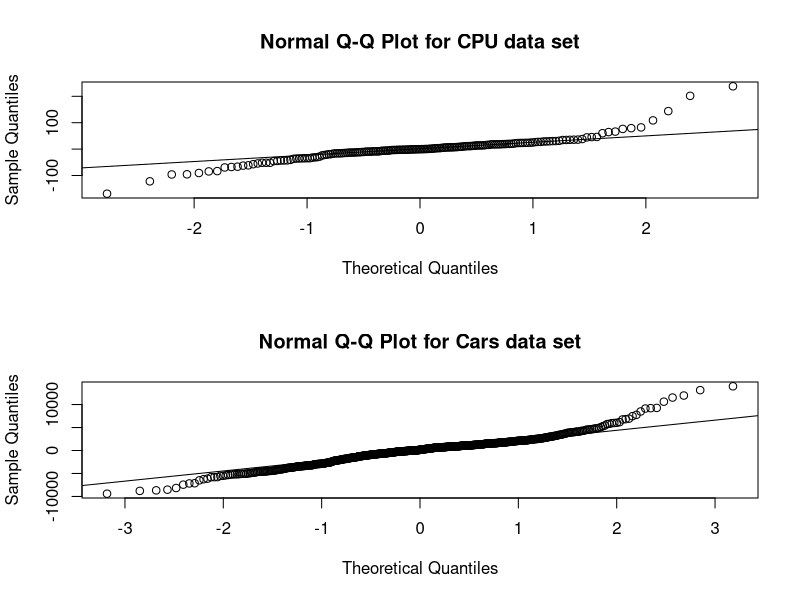
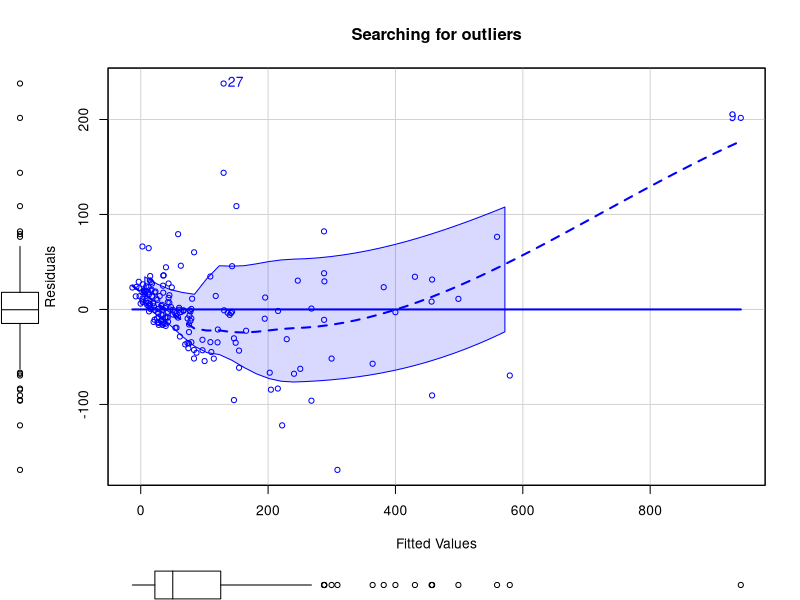
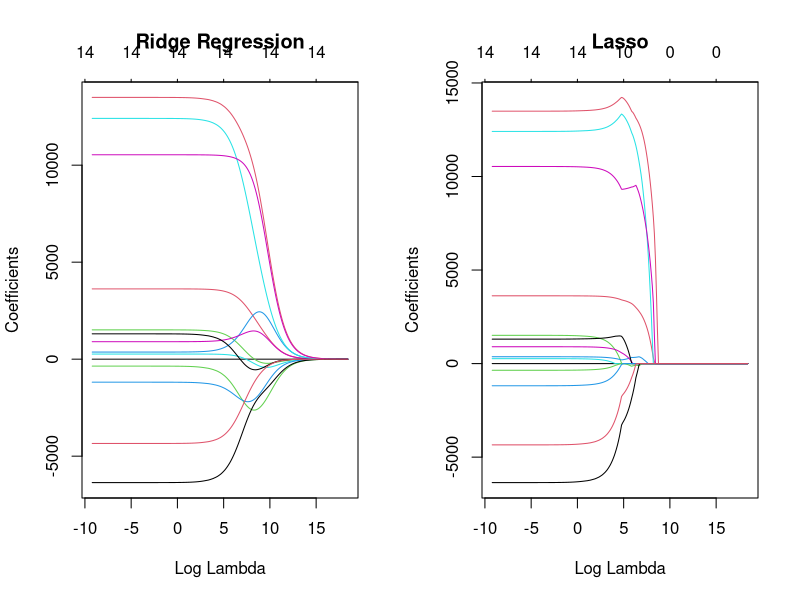

R code for these plots, in order:
## ---- chunk 1
knitr::opts_chunk$set(echo = TRUE)
## ---- chunk 2
library(tidyverse)
library(caret)
library(car)
library(glmnet)
## ---- chunk 3
machine <- read_csv("machine.csv")
cars <- read_csv("cars.csv")
## ---- chunk 4
machine <- machine[, 4:10]
head(machine, n = 5)
## ---- chunk 5
cars <- cars[, -1]
glimpse(cars)
## ---- chunk 6
set.seed(223356)
machine_sampling_vector <- createDataPartition(machine$PRP, p = 0.85, list = FALSE)
machine_train <- machine[machine_sampling_vector,]
machine_train_labels <- machine$PRP[machine_sampling_vector]
machine_test <- machine[-machine_sampling_vector,]
machine_test_labels <- machine$PRP[-machine_sampling_vector]
machine_train_features <- machine[, 1:6]
## ---- chunk 7
cars_sampling_vector <- createDataPartition(cars$Price, p = 0.85, list = FALSE)
cars_train <- cars[cars_sampling_vector,]
cars_train_labels <- cars$Price[cars_sampling_vector]
cars_test <- cars[-cars_sampling_vector,]
cars_test_labels <- cars$Price[-cars_sampling_vector]
cars_train_features <- cars[,-1]
## ---- chunk 8
machine_correlations <- cor(machine_train_features)
findCorrelation(machine_correlations)
## ---- chunk 9
findCorrelation(machine_correlations, cutoff = 0.75)
cor(machine_train$MMIN, machine_train$MMAX)
## ---- chunk 10
findLinearCombos(machine_correlations)
## ---- chunk 11
cars_cor <- cor(cars_train_features)
findCorrelation(cars_cor)
## ---- chunk 12
findCorrelation(cars_cor, cutoff = 0.75)
## ---- chunk 13
cor(cars$Doors,cars$coupe)
table(cars$coupe,cars$Doors)
## ---- chunk 14
findLinearCombos(cars)
## ---- chunk 15
set.seed(323356)
cars <- cars[,c(-15, -18)]
cars_sampling_vector <- createDataPartition(cars$Price, p = 0.85, list = FALSE)
cars_train <- cars[cars_sampling_vector,]
cars_train_labels <- cars$Price[cars_sampling_vector]
cars_test <- cars[-cars_sampling_vector,]
cars_test_labels <- cars$Price[-cars_sampling_vector]
cars_train_features <- cars[,-1]
## ---- chunk 16
machine_model1 <- lm(PRP ~ ., data = machine_train)
cars_model1 <- lm(Price ~ ., data = cars_train)
## ---- chunk 17
summary(machine_model1)
## ---- chunk 18
summary(cars_model1)
## ---- chunk 19
alias(cars_model1)
## ---- chunk 20
cars_model2 <- lm(Price ~. -Saturn, data = cars_train)
summary(cars_model2)
## ---- chunk 21
summary(cars_model2$residuals)
mean(cars_train$Price)
## ---- chunk 22
par(mfrow = c(2, 1))
machine_residuals <- machine_model1$residuals
qqnorm(machine_residuals, main = "Normal Q-Q Plot for CPU data set")
qqline(machine_residuals)
cars_residuals <- cars_model2$residuals
qqnorm(cars_residuals, main = "Normal Q-Q Plot for Cars data set")
qqline(cars_residuals)
## ---- chunk 23
summary(machine_model1)
## ---- chunk 24
q <- 4.261e-02 / 1.652e-02
q

pt(q, df = 172, lower.tail = F) * 2
## ---- chunk 25
n_machine <- nrow(machine_train)
k_machine <- length(machine_model1$coefficients) - 1
sqrt(sum(machine_model1$residuals ^ 2) / (n_machine - k_machine - 1))
## ---- chunk 26
n_cars <- nrow(cars_train)
k_cars <- length(cars_model2$coefficients) - 1
sqrt(sum(cars_model2$residuals ^ 2) / (n_cars - k_cars - 1))
## ---- chunk 27
mean(machine_train$PRP)

mean(cars_train$Price)
## ---- chunk 28
compute_rsquared <- function(x, y) {
  rss <- sum((x - y) ^ 2)
  tss <- sum((y - mean(y)) ^ 2)
  return(1 - (rss / tss))
}

compute_rsquared(machine_model1$fitted.values, machine_train$PRP)
## ---- chunk 29
compute_rsquared(cars_model2$fitted.values, cars_train$Price)
## ---- chunk 30
compute_adjusted_rsquared <- function(x, y, k) {
  n <- length(y)
  r2 <- compute_rsquared(x, y)
  return(1 - ((1 - r2) * (n - 1) / (n - k - 1)))
}

compute_adjusted_rsquared(machine_model1$fitted.values, machine_train$PRP, k_machine)
## ---- chunk 31
compute_adjusted_rsquared(cars_model2$fitted.values, cars_train$Price, k_cars)
## ---- chunk 32
machine_model1_predictions <- predict(machine_model1, machine_test)
cars_model2_predictions <- predict(cars_model2, cars_test)
## ---- chunk 33
compute_mse <- function(predictions, actual) { 
  mean( (predictions - actual) ^ 2 ) 
}
## ---- chunk 34
compute_mse(machine_model1$fitted.values, machine_train$PRP)
## ---- chunk 35
compute_mse(machine_model1_predictions, machine_test$PRP)
## ---- chunk 36
compute_mse(cars_model2$fitted.values, cars_train$Price)
## ---- chunk 37
compute_mse(cars_model2_predictions, cars_test$Price)
## ---- chunk 38
vif(cars_model2)
## ---- chunk 39
sedan_model <- lm(sedan ~ .-Price -Saturn, data = cars_train)
sedan_r2 <- compute_rsquared(sedan_model$fitted.values, cars_train$sedan)
1 / (1-sedan_r2)
## ---- chunk 40
scatterplot(machine_model1$fitted.values, machine_model1$residuals, id = TRUE, xlab = "Fitted Values", ylab = "Residuals", main = "Searching for outliers")
## ---- chunk 41
machine_model2 <- lm(PRP ~ ., data = machine_train[!(rownames(machine_train)) %in% c(171),])

summary(machine_model2)
## ---- chunk 42
sqrt(sum(machine_model1$residuals ^ 2) / (n_machine - k_machine - 1))
## ---- chunk 43
k_machine <- length(machine_model2$coefficients) - 1
sqrt(sum(machine_model2$residuals ^ 2) / (n_machine - k_machine - 1))
## ---- chunk 44
compute_mse(machine_model1_predictions, machine_test$PRP)
## ---- chunk 45
machine_model2_predictions <- predict(machine_model2, machine_test)
compute_mse(machine_model2_predictions, machine_test$PRP)
## ---- chunk 46
machine_model_null <- lm(PRP ~ 1, data = machine_train[!(rownames(machine_train)) %in% c(171),])
cars_model_null <- lm(Price ~ 1, data = cars_train)
## ---- chunk 47
machine_model3 <- step(machine_model_null, scope = list(lower = machine_model_null, upper = machine_model2), direction = "forward")
## ---- chunk 48
cars_model3 <- step(cars_model2, scope = list(lower=cars_model_null, upper=cars_model2), direction = "backward")
## ---- chunk 49
machine_model3_predictions <- predict(machine_model3, machine_test)
compute_mse(machine_model3_predictions, machine_test$PRP)
## ---- chunk 50
cars_model3_predictions <- predict(cars_model3, cars_test)
compute_mse(cars_model3_predictions, cars_test$Price)
## ---- chunk 51
cars_train_mat <- model.matrix(Price ~ .-Saturn, cars_train)[,-1]
lambdas <- 10 ^ seq(8, -4, length = 250)
cars_models_ridge <- glmnet(cars_train_mat, cars_train$Price, alpha = 0, lambda = lambdas)
cars_models_lasso <- glmnet(cars_train_mat, cars_train$Price, alpha = 1, lambda = lambdas)
## ---- chunk 52
layout(matrix(c(1, 2), 1, 2))
plot(cars_models_ridge, xvar = "lambda", main = "Ridge Regression")
plot(cars_models_lasso, xvar = "lambda", main = "Lasso")
## ---- chunk 53
ridge.cv <- cv.glmnet(cars_train_mat, cars_train$Price, alpha = 0)
lambda_ridge <- ridge.cv$lambda.min
lambda_ridge
## ---- chunk 54
lasso.cv <- cv.glmnet(cars_train_mat, cars_train$Price, alpha = 1)
lambda_lasso <- lasso.cv$lambda.min
lambda_lasso
## ---- chunk 55
cars_test_mat <- model.matrix(Price ~ . -Saturn, cars_test)[,-1]
cars_ridge_predictions <- predict(cars_models_ridge, s = lambda_ridge, newx = cars_test_mat)
compute_mse(cars_ridge_predictions, cars_test$Price)
## ---- chunk 56
cars_lasso_predictions <- predict(cars_models_lasso, s = lambda_lasso, newx = cars_test_mat)
compute_mse(cars_lasso_predictions, cars_test$Price)
